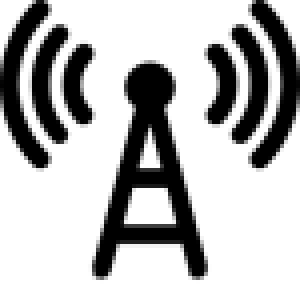
#> input picture examples/aux/tower2.png, 75 x 72 px (shown 4 times larger)
$ python drawSimArea2.py
#> lines starting #> are read from the running program, lines starting #| are printed output that depends on the picture
#!/usr/bin/python3
import matplotlib.pyplot as plt
import numpy as np
from matplotlib.offsetbox import OffsetImage, AnnotationBbox
from matplotlib.patches import Rectangle, Circle

# Variável para definir a forma da área de simulação: 'quadrado' ou 'circulo'
shape = 'circulo'  # Opções: 'quadrado' ou 'circulo'

# Definindo as dimensões do quadrado/círculo
lado_quadrado = 10000  # em metros
raio_circulo = lado_quadrado / 2
tamFonteGraf = 26
nomeFonte = 'Times New Roman'  # def: "sans-serif"  #"Arial" #'Times New Roman'
rootPath = '.'
towerPath = 'tower2.png'
towerZoom = 1.0
numGw = 1  # num de Gw = torres
cor = 'plum'  #  'lightblue'  'pink' 'lightgray' 'moccasin'

# Gerando coordenadas aleatórias para os pontos
num_pontos = 500
tol = 150

if shape == 'quadrado':
    x = np.random.uniform((-lado_quadrado/2) + tol, (lado_quadrado/2) - tol, num_pontos)
    y = np.random.uniform((-lado_quadrado/2) + tol, (lado_quadrado/2) - tol, num_pontos)
elif shape == 'circulo':
    r = np.random.uniform(tol, raio_circulo - tol, num_pontos)
    theta = np.random.uniform(0, 2 * np.pi, num_pontos)
    x = r * np.cos(theta)
    y = r * np.sin(theta)

# Criando o gráfico
plt.figure(figsize=(9, 8))  # Ajuste o figsize para um gráfico quadrado
# Ajuste o tamanho dos pontos aumentando o valor de 's'
plt.scatter(x, y, color=cor, marker='.', linewidths=1, edgecolors='black', s=800)  # Ajuste o valor de 's' conforme necessário para o tamanho dos pontos
plt.xlabel('X-position (m)', fontsize=tamFonteGraf, fontname=nomeFonte)
plt.ylabel('Y-position (m)', fontsize=tamFonteGraf, fontname=nomeFonte)

# Desenhar o quadrado ou círculo
if shape == 'quadrado':
    quadrado = Rectangle((-lado_quadrado/2, -lado_quadrado/2), lado_quadrado, lado_quadrado, fill=False, linestyle='--')
    plt.gca().add_patch(quadrado)
    limite = lado_quadrado / 2
elif shape == 'circulo':
    circulo = Circle((0, 0), raio_circulo, fill=False, linestyle='--')
    plt.gca().add_patch(circulo)
    limite = raio_circulo

# Definindo os limites e ticks dos eixos
plt.xlim(-limite, limite)
plt.ylim(-limite, limite)

# Definindo os ticks dos eixos
intervalo_ticks = lado_quadrado / 4
ticks = np.arange(-limite, limite + intervalo_ticks, intervalo_ticks)
plt.xticks(ticks, fontsize=tamFonteGraf, fontname=nomeFonte)
plt.yticks(ticks, fontsize=tamFonteGraf, fontname=nomeFonte)
plt.tight_layout()

# Adicionando ícones 'tower.png' em posições equidistantes usando coordenadas polares
if numGw == 1:
    x_tower = 0.0
    y_tower = 0.0

    # Adicionando a imagem da torre
    tower_icon = plt.imread(towerPath)
#> tower_icon is the input picture: shape (72, 75, 4) float32; mean R, G, B, A 0, 0, 0, 0.285
    imagebox = OffsetImage(tower_icon, zoom=towerZoom)
    ab = AnnotationBbox(imagebox, (x_tower, y_tower), frameon=False, pad=0)
    plt.gca().add_artist(ab)

if numGw == 2:
    for i in range(numGw):
        x_tower = (-1) ** i * lado_quadrado/4
        y_tower = 0.0

        # Adicionando a imagem da torre
        tower_icon = plt.imread(towerPath)
        imagebox = OffsetImage(tower_icon, zoom=towerZoom)
        ab = AnnotationBbox(imagebox, (x_tower, y_tower), frameon=False, pad=0)
        plt.gca().add_artist(ab)

if numGw == 3:
    for i in range(numGw):
        theta = (2 * np.pi * i) / numGw
        radius = limite / np.sqrt(3) if shape == 'circulo' else lado_quadrado / (2.0 * np.sqrt(3.0))
        x_tower = radius * np.cos(theta)
        y_tower = radius * np.sin(theta)

        # Adicionando a imagem da torre
        tower_icon = plt.imread(towerPath)
        imagebox = OffsetImage(tower_icon, zoom=towerZoom)
        ab = AnnotationBbox(imagebox, (x_tower, y_tower), frameon=False, pad=0)
        plt.gca().add_artist(ab)

plt.grid(False)
plt.axis('equal')
plt.tight_layout()  # Adicionando esta linha para ajustar o layout
plt.savefig(f'{rootPath}/simArea_with_towers.png')
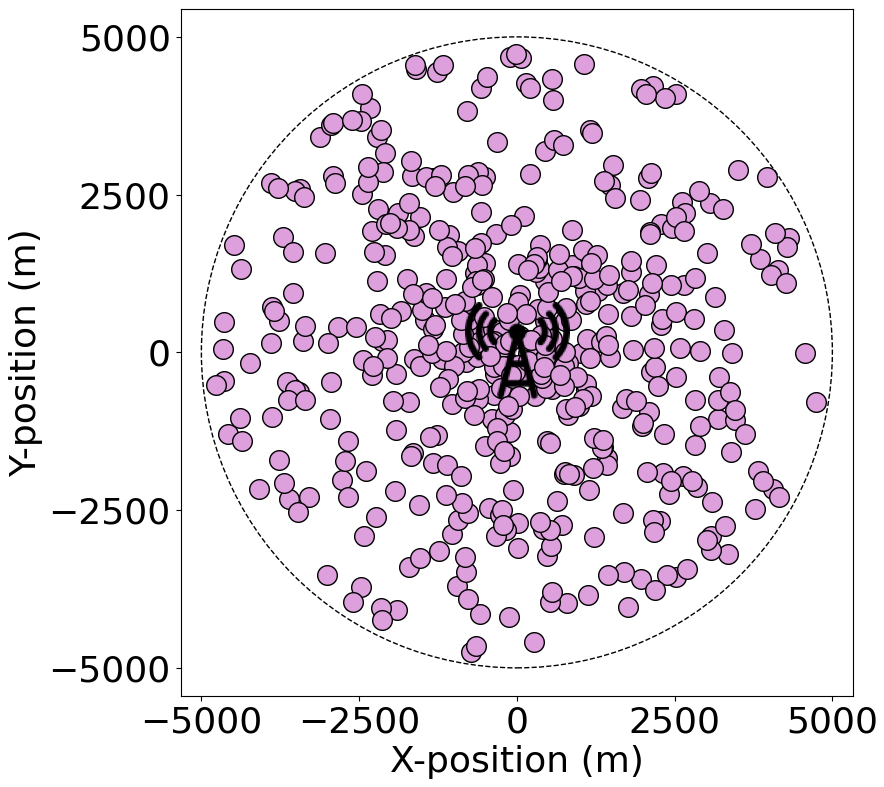
#> figure drawn by matplotlib, 1 panel
#plt.savefig(f'{rootPath}/simArea_with_towers.eps', format='eps')

$ run again, with examples/aux/tower.png copied over examples/aux/tower2.png
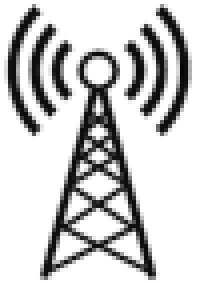
#> input picture examples/aux/tower.png, 50 x 71 px (shown 4 times larger)
#> tower_icon is the input picture: shape (71, 50, 4) float32; mean R, G, B, A 0.17, 0.17, 0.17, 0.262
#> `plt.savefig(f'{rootPath}/simArea_with_towers.png')`:
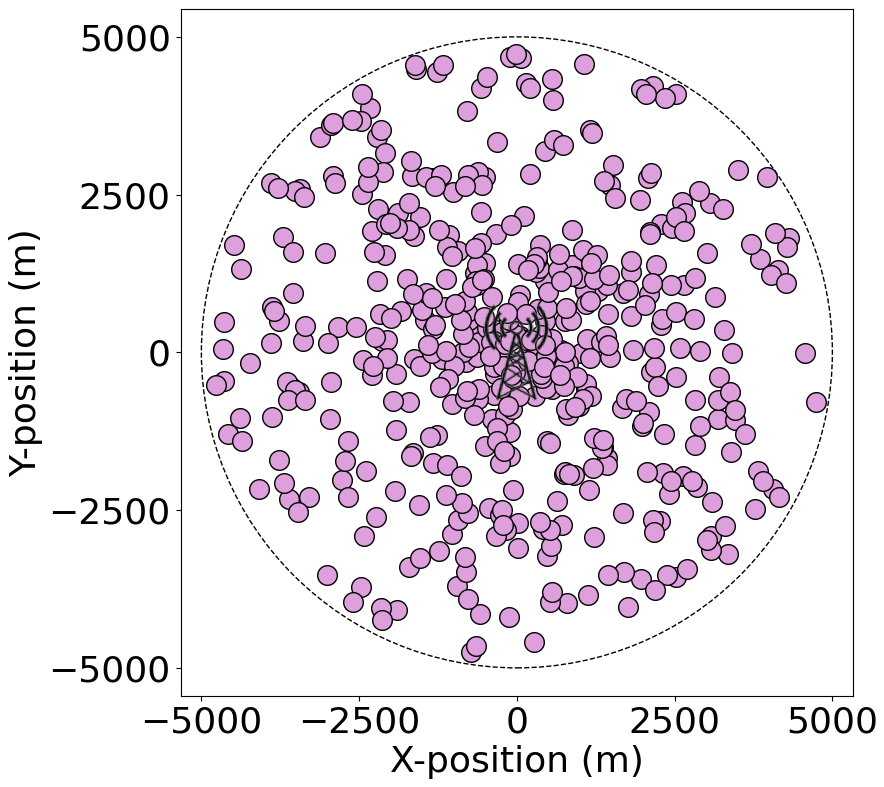
#> figure drawn by matplotlib, 1 panel

$ run again, with examples/aux/tower3.png copied over examples/aux/tower2.png
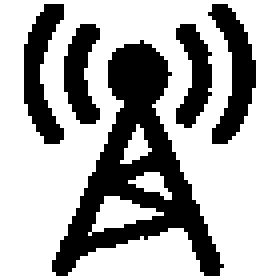
#> input picture examples/aux/tower3.png, 70 x 70 px (shown 4 times larger)
#> tower_icon is the input picture: shape (70, 70, 4) float32; mean R, G, B, A 0, 0, 0, 0.319
#> `plt.savefig(f'{rootPath}/simArea_with_towers.png')`:
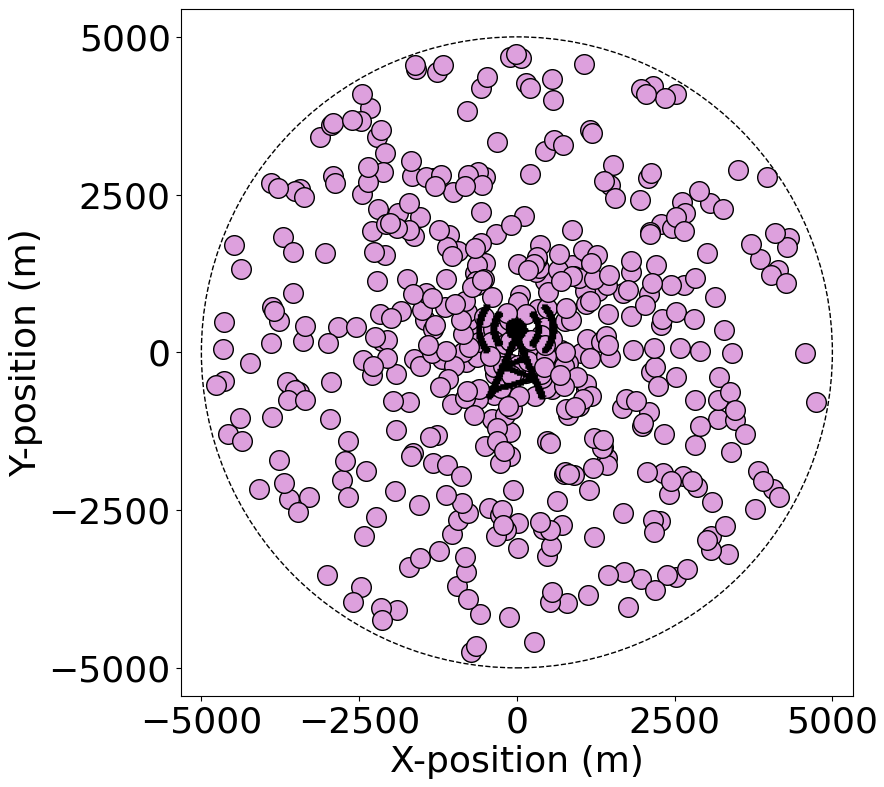
#> figure drawn by matplotlib, 1 panel

$ run again, with examples/aux/tower4.png copied over examples/aux/tower2.png
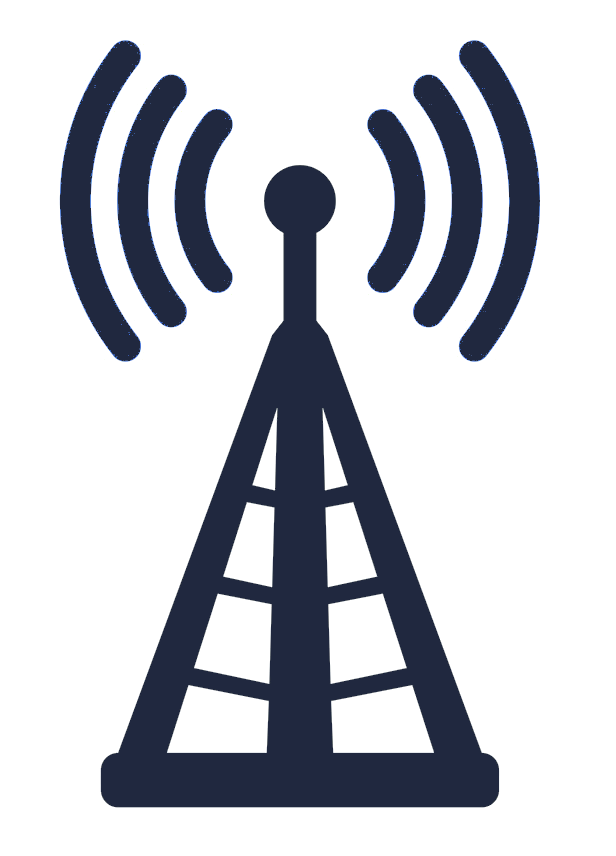
#> input picture examples/aux/tower4.png, 616 x 856 px
#> tower_icon is the input picture: shape (856, 616, 4) float32; mean R, G, B, A 0.0407, 0.0494, 0.0737, 0.265
#> `plt.savefig(f'{rootPath}/simArea_with_towers.png')`:
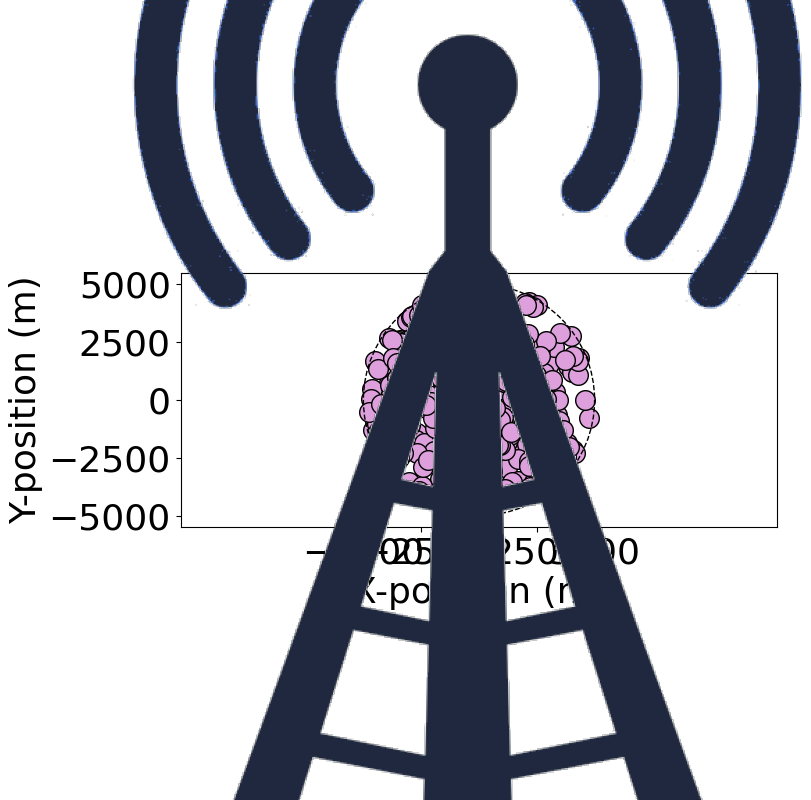
#> figure drawn by matplotlib, 1 panel
